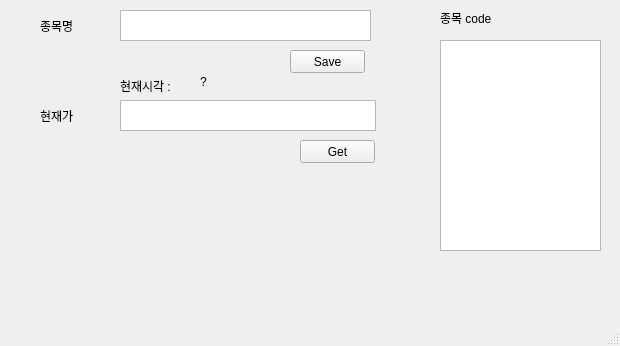
<?xml version="1.0" encoding="UTF-8"?>
<ui version="4.0">
 <class>MainWindow</class>
 <widget class="QMainWindow" name="MainWindow">
  <property name="geometry">
   <rect>
    <x>0</x>
    <y>0</y>
    <width>620</width>
    <height>346</height>
   </rect>
  </property>
  <property name="windowTitle">
   <string>MainWindow</string>
  </property>
  <widget class="QWidget" name="centralwidget">
   <widget class="QTextBrowser" name="textBrowser">
    <property name="geometry">
     <rect>
      <x>120</x>
      <y>100</y>
      <width>256</width>
      <height>31</height>
     </rect>
    </property>
   </widget>
   <widget class="QLabel" name="label">
    <property name="geometry">
     <rect>
      <x>40</x>
      <y>110</y>
      <width>56</width>
      <height>12</height>
     </rect>
    </property>
    <property name="text">
     <string>현재가</string>
    </property>
   </widget>
   <widget class="QPushButton" name="pushButton">
    <property name="geometry">
     <rect>
      <x>300</x>
      <y>140</y>
      <width>75</width>
      <height>23</height>
     </rect>
    </property>
    <property name="text">
     <string>Get</string>
    </property>
   </widget>
   <widget class="QLabel" name="label_2">
    <property name="geometry">
     <rect>
      <x>40</x>
      <y>20</y>
      <width>56</width>
      <height>12</height>
     </rect>
    </property>
    <property name="text">
     <string>종목명</string>
    </property>
   </widget>
   <widget class="QPlainTextEdit" name="plainTextEdit">
    <property name="geometry">
     <rect>
      <x>120</x>
      <y>10</y>
      <width>251</width>
      <height>31</height>
     </rect>
    </property>
   </widget>
   <widget class="QLabel" name="label_3">
    <property name="geometry">
     <rect>
      <x>120</x>
      <y>80</y>
      <width>56</width>
      <height>12</height>
     </rect>
    </property>
    <property name="text">
     <string>현재시각 : </string>
    </property>
   </widget>
   <widget class="QLabel" name="label_time">
    <property name="geometry">
     <rect>
      <x>200</x>
      <y>72</y>
      <width>171</width>
      <height>20</height>
     </rect>
    </property>
    <property name="text">
     <string>?</string>
    </property>
   </widget>
   <widget class="QTextBrowser" name="textBrowser_2">
    <property name="geometry">
     <rect>
      <x>440</x>
      <y>40</y>
      <width>161</width>
      <height>211</height>
     </rect>
    </property>
   </widget>
   <widget class="QLabel" name="label_4">
    <property name="geometry">
     <rect>
      <x>440</x>
      <y>10</y>
      <width>71</width>
      <height>16</height>
     </rect>
    </property>
    <property name="text">
     <string>종목 code</string>
    </property>
   </widget>
   <widget class="QPushButton" name="pushButton_2">
    <property name="geometry">
     <rect>
      <x>290</x>
      <y>50</y>
      <width>75</width>
      <height>23</height>
     </rect>
    </property>
    <property name="text">
     <string>Save</string>
    </property>
   </widget>
  </widget>
  <widget class="QMenuBar" name="menubar">
   <property name="geometry">
    <rect>
     <x>0</x>
     <y>0</y>
     <width>620</width>
     <height>21</height>
    </rect>
   </property>
  </widget>
  <widget class="QStatusBar" name="statusbar"/>
 </widget>
 <resources/>
 <connections>
  <connection>
   <sender>pushButton</sender>
   <signal>clicked()</signal>
   <receiver>MainWindow</receiver>
   <slot>slot_get()</slot>
   <hints>
    <hint type="sourcelabel">
     <x>436</x>
     <y>99</y>
    </hint>
    <hint type="destinationlabel">
     <x>447</x>
     <y>173</y>
    </hint>
   </hints>
  </connection>
  <connection>
   <sender>plainTextEdit</sender>
   <signal>textChanged()</signal>
   <receiver>MainWindow</receiver>
   <slot>slot_name()</slot>
   <hints>
    <hint type="sourcelabel">
     <x>303</x>
     <y>50</y>
    </hint>
    <hint type="destinationlabel">
     <x>259</x>
     <y>219</y>
    </hint>
   </hints>
  </connection>
 </connections>
 <slots>
  <slot>slot_get()</slot>
  <slot>slot_name()</slot>
 </slots>
</ui>
